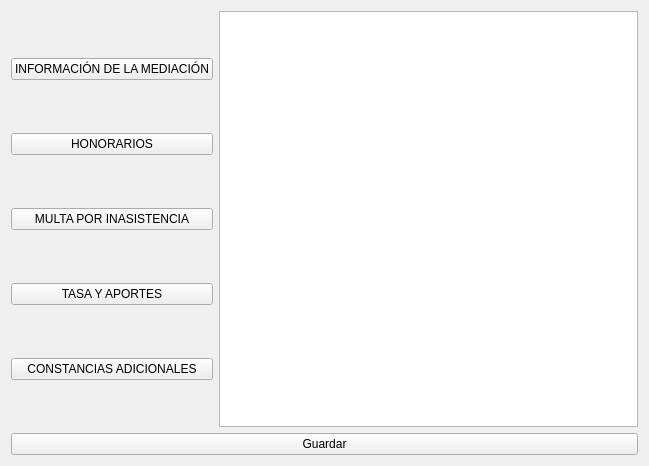
<?xml version="1.0" encoding="UTF-8"?>
<ui version="4.0">
 <class>ActaCierre</class>
 <widget class="QWidget" name="ActaCierre">
  <property name="geometry">
   <rect>
    <x>0</x>
    <y>0</y>
    <width>649</width>
    <height>466</height>
   </rect>
  </property>
  <property name="windowTitle">
   <string>Form</string>
  </property>
  <layout class="QGridLayout" name="gridLayout">
   <item row="0" column="0">
    <layout class="QHBoxLayout" name="horizontalLayout">
     <item>
      <layout class="QVBoxLayout" name="verticalLayout">
       <item>
        <widget class="QPushButton" name="pbInformacion">
         <property name="text">
          <string>INFORMACIÓN DE LA MEDIACIÓN</string>
         </property>
        </widget>
       </item>
       <item>
        <widget class="QPushButton" name="pbHonorarios">
         <property name="text">
          <string>HONORARIOS</string>
         </property>
        </widget>
       </item>
       <item>
        <widget class="QPushButton" name="pbMulta">
         <property name="text">
          <string>MULTA POR INASISTENCIA</string>
         </property>
        </widget>
       </item>
       <item>
        <widget class="QPushButton" name="pbTasa">
         <property name="text">
          <string>TASA Y APORTES</string>
         </property>
        </widget>
       </item>
       <item>
        <widget class="QPushButton" name="pbConstancia">
         <property name="text">
          <string>CONSTANCIAS ADICIONALES</string>
         </property>
        </widget>
       </item>
      </layout>
     </item>
     <item>
      <widget class="QPlainTextEdit" name="texto"/>
     </item>
    </layout>
   </item>
   <item row="1" column="0">
    <widget class="QPushButton" name="pbGuardar">
     <property name="text">
      <string>Guardar</string>
     </property>
    </widget>
   </item>
  </layout>
 </widget>
 <resources/>
 <connections/>
</ui>
